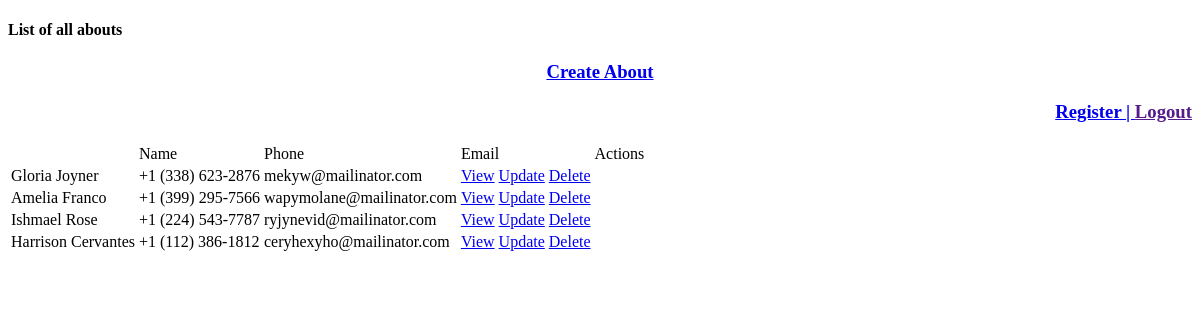
The page /list/ on the database as committed earlier.
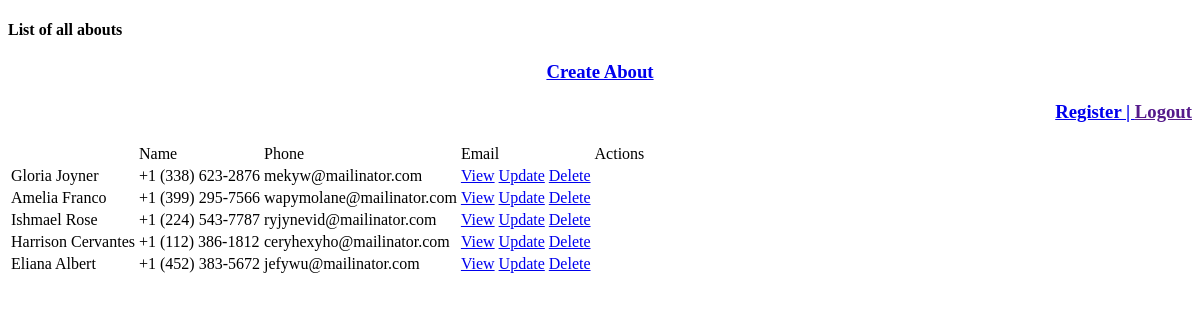
The same page on the database as committed later.
### my_app/models.py (models this page shows, shortened)
class About(models.Model):
    name = models.CharField(max_length=255)
    phone = models.CharField(max_length=20, blank=True)
    email = models.EmailField(null=True)
    """ Stingify the fields name """

### my_app/views.py (the view)
# urls.py: path('list/', views.list, name="list_abouts"), # list all items
def list(request):
    abouts = About.objects.all()
    context = { 'abouts': abouts } # Map each about to a key, as a key-value pair dictionary
    return render(request, 'my_app/list_abouts.html', context)

### templates/my_app/list_abouts.html (shortened to what this page needs)
<!DOCTYPE html>
<html lang="en">
<head>
</head>
<body>
    <h4>List of all abouts</h4>
    <h3 style="text-align: center;">
        <a href="{% url 'my_app:create_about' %}">
            Create About
        </a>
    </h3>
    <h3 style="text-align: right;">
        <a href="{% url 'accounts:register' %}">
            Register |
        </a>
        <a href="">
            Logout
        </a>
    </h3>
    <table>
        <thead>
            <th>
                <td>Name</td>
                <td>Phone</td>
                <td>Email</td>
                <td>Actions</td>
            </th>
        </thead>
        <tbody>
            {% for about in abouts %}
            <tr>
                <td>{{ about.name }}</td>
                <td>{{ about.phone }}</td>
                <td>{{ about.email }}</td>
                <td>
                    <a href="{% url 'my_app:about_details' about.id %}" class="btn">View</a>
                    <a href="{% url 'my_app:update_about' about.id %}" class="btn">Update</a>
                    <a href="{% url 'my_app:delete_about' about.id %}" class="btn">Delete</a>
                </td>
            </tr>
            {% endfor %}
        </tbody>
    </table>
</body>
</html>

Rows that differ between the two databases and show on the page:
added About: name "Eliana Albert", phone "+1 (452) 383-5672", email "jefywu@mailinator.com"
